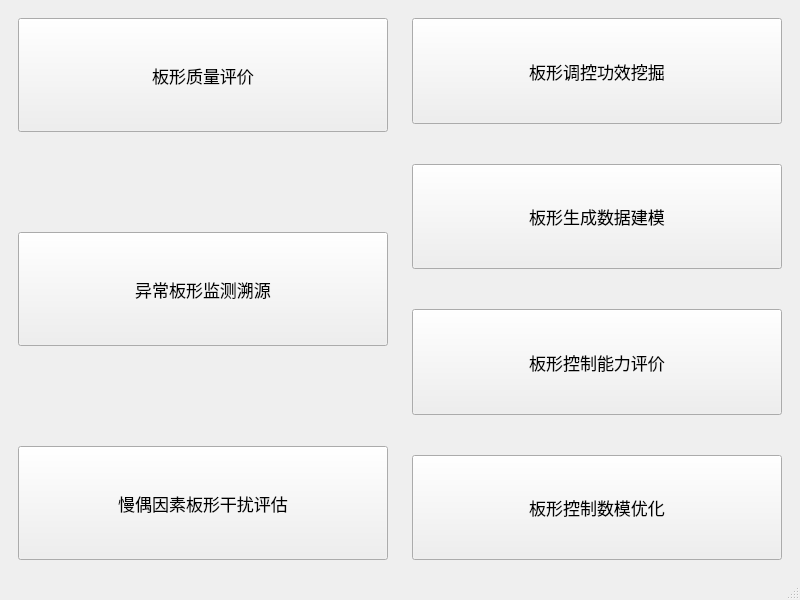
<?xml version="1.0" encoding="UTF-8"?>
<ui version="4.0">
 <class>SinglePolicyCompare</class>
 <widget class="QMainWindow" name="SinglePolicyCompare">
  <property name="geometry">
   <rect>
    <x>0</x>
    <y>0</y>
    <width>800</width>
    <height>600</height>
   </rect>
  </property>
  <property name="windowTitle">
   <string>灯塔工厂上线</string>
  </property>
  <property name="windowIcon">
   <iconset resource="qtResource/resource.qrc">
    <normaloff>:/icons/images/首钢.png</normaloff>:/icons/images/首钢.png</iconset>
  </property>
  <property name="autoFillBackground">
   <bool>false</bool>
  </property>
  <widget class="QWidget" name="centralwidget">
   <layout class="QHBoxLayout" name="horizontalLayout">
    <item>
     <widget class="CardWidget" name="CardWidget">
      <layout class="QVBoxLayout" name="verticalLayout">
       <property name="spacing">
        <number>100</number>
       </property>
       <item>
        <widget class="PrimaryPushButton" name="PrimaryPushButton">
         <property name="sizePolicy">
          <sizepolicy hsizetype="Minimum" vsizetype="Preferred">
           <horstretch>0</horstretch>
           <verstretch>0</verstretch>
          </sizepolicy>
         </property>
         <property name="font">
          <font>
           <pointsize>13</pointsize>
           <weight>50</weight>
           <bold>false</bold>
          </font>
         </property>
         <property name="text">
          <string>板形质量评价</string>
         </property>
        </widget>
       </item>
       <item>
        <widget class="PrimaryPushButton" name="PrimaryPushButton_2">
         <property name="sizePolicy">
          <sizepolicy hsizetype="Minimum" vsizetype="Preferred">
           <horstretch>0</horstretch>
           <verstretch>0</verstretch>
          </sizepolicy>
         </property>
         <property name="font">
          <font>
           <pointsize>13</pointsize>
           <weight>50</weight>
           <bold>false</bold>
          </font>
         </property>
         <property name="text">
          <string>异常板形监测溯源</string>
         </property>
        </widget>
       </item>
       <item>
        <widget class="PrimaryPushButton" name="PrimaryPushButton_3">
         <property name="sizePolicy">
          <sizepolicy hsizetype="Minimum" vsizetype="Preferred">
           <horstretch>0</horstretch>
           <verstretch>0</verstretch>
          </sizepolicy>
         </property>
         <property name="font">
          <font>
           <pointsize>13</pointsize>
           <weight>50</weight>
           <bold>false</bold>
          </font>
         </property>
         <property name="text">
          <string>慢偶因素板形干扰评估</string>
         </property>
        </widget>
       </item>
      </layout>
     </widget>
    </item>
    <item>
     <widget class="CardWidget" name="CardWidget_2">
      <layout class="QVBoxLayout" name="verticalLayout_2">
       <property name="spacing">
        <number>40</number>
       </property>
       <item>
        <widget class="PrimaryPushButton" name="PrimaryPushButton_4">
         <property name="sizePolicy">
          <sizepolicy hsizetype="Minimum" vsizetype="Preferred">
           <horstretch>0</horstretch>
           <verstretch>0</verstretch>
          </sizepolicy>
         </property>
         <property name="font">
          <font>
           <pointsize>13</pointsize>
           <weight>50</weight>
           <bold>false</bold>
          </font>
         </property>
         <property name="text">
          <string>板形调控功效挖掘</string>
         </property>
        </widget>
       </item>
       <item>
        <widget class="PrimaryPushButton" name="PrimaryPushButton_5">
         <property name="sizePolicy">
          <sizepolicy hsizetype="Minimum" vsizetype="Preferred">
           <horstretch>0</horstretch>
           <verstretch>0</verstretch>
          </sizepolicy>
         </property>
         <property name="font">
          <font>
           <pointsize>13</pointsize>
           <weight>50</weight>
           <bold>false</bold>
          </font>
         </property>
         <property name="text">
          <string>板形生成数据建模</string>
         </property>
        </widget>
       </item>
       <item>
        <widget class="PrimaryPushButton" name="PrimaryPushButton_6">
         <property name="sizePolicy">
          <sizepolicy hsizetype="Minimum" vsizetype="Preferred">
           <horstretch>0</horstretch>
           <verstretch>0</verstretch>
          </sizepolicy>
         </property>
         <property name="font">
          <font>
           <pointsize>13</pointsize>
           <weight>50</weight>
           <bold>false</bold>
          </font>
         </property>
         <property name="text">
          <string>板形控制能力评价</string>
         </property>
        </widget>
       </item>
       <item>
        <widget class="PrimaryPushButton" name="PrimaryPushButton_7">
         <property name="sizePolicy">
          <sizepolicy hsizetype="Minimum" vsizetype="Preferred">
           <horstretch>0</horstretch>
           <verstretch>0</verstretch>
          </sizepolicy>
         </property>
         <property name="font">
          <font>
           <pointsize>13</pointsize>
           <weight>50</weight>
           <bold>false</bold>
          </font>
         </property>
         <property name="text">
          <string>板形控制数模优化</string>
         </property>
        </widget>
       </item>
      </layout>
     </widget>
    </item>
   </layout>
  </widget>
  <widget class="QStatusBar" name="statusbar"/>
 </widget>
 <customwidgets>
  <customwidget>
   <class>PushButton</class>
   <extends>QPushButton</extends>
   <header>qfluentwidgets</header>
  </customwidget>
  <customwidget>
   <class>PrimaryPushButton</class>
   <extends>PushButton</extends>
   <header>qfluentwidgets</header>
  </customwidget>
  <customwidget>
   <class>CardWidget</class>
   <extends>QFrame</extends>
   <header>qfluentwidgets</header>
   <container>1</container>
  </customwidget>
 </customwidgets>
 <resources>
  <include location="qtResource/resource.qrc"/>
 </resources>
 <connections/>
</ui>
